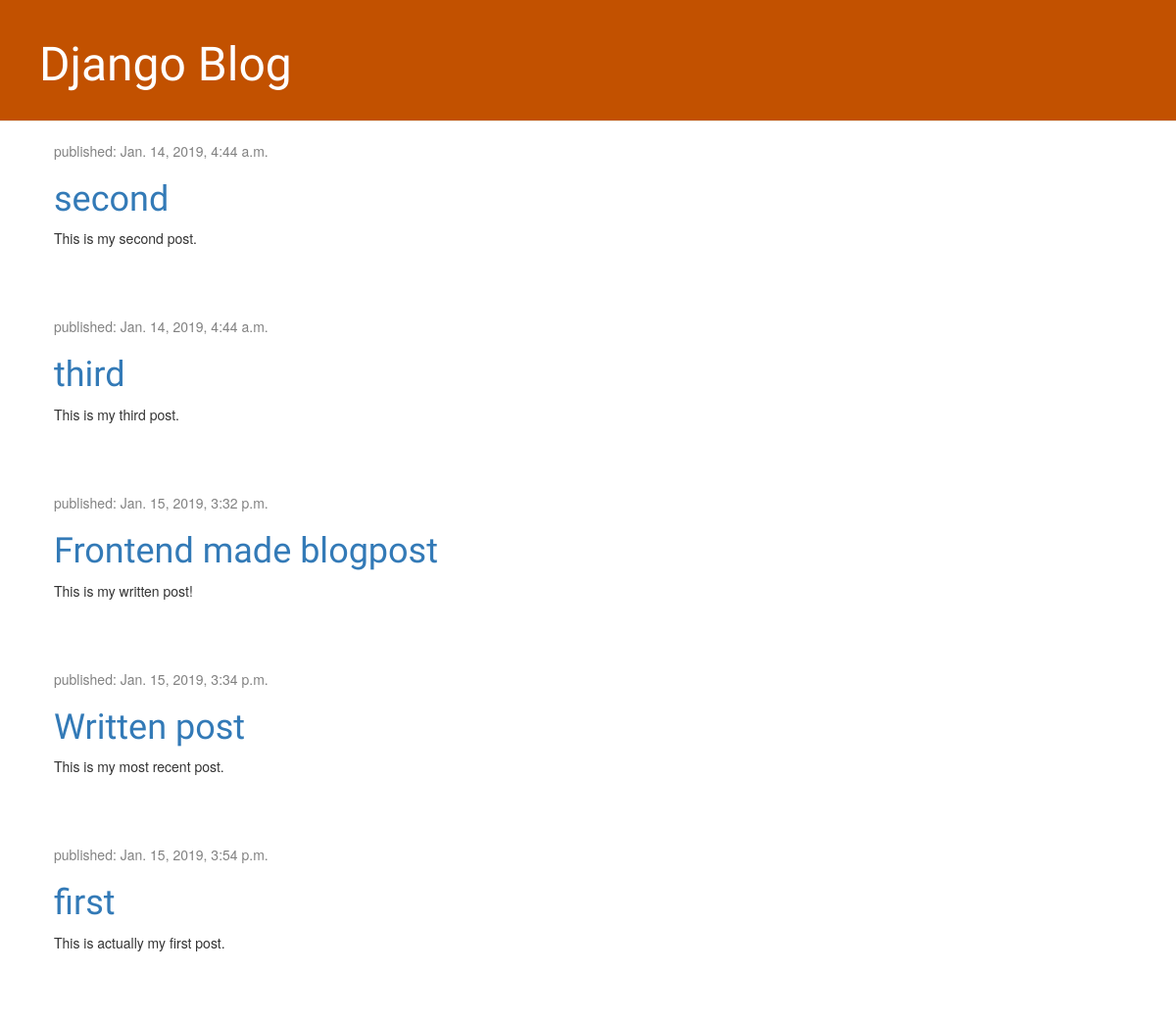
The page / on the database its author committed.
### blog/models.py (models this page shows, shortened)
class Post(models.Model):
    author = models.ForeignKey(settings.AUTH_USER_MODEL,on_delete=models.CASCADE)
    title = models.CharField(max_length=200)
    text = models.TextField()
    created_date = models.DateTimeField(default=timezone.now)
    published_date = models.DateTimeField(blank=True,null=True)

### blog/views.py (the view)
# urls.py: path('',views.post_list,name='post_list'),
def post_list(request):
    posts = Post.objects.filter(published_date__lte=timezone.now()).order_by('published_date')
    return render(request,'blog/post_list.html',{'posts': posts})

### blog/templates/blog/post_list.html
{% extends 'blog/base.html' %}
{% block content %}
  {% for post in posts %}
      <div class="post">
          <div class="date">
              <p>published: {{ post.published_date }}</p>
          </div>
          <h1><a href="{% url 'post_detail' pk=post.pk %}">{{ post.title }}</a></h1>
          <p>{{ post.text|linebreaksbr }}</p>
      </div>
  {% endfor %}
{% endblock %}

### blog/templates/blog/base.html (shortened to what this page needs)
{% load static %}
<html>
    <head>
        <link rel="stylesheet" href="//maxcdn.bootstrapcdn.com/bootstrap/3.2.0/css/bootstrap.min.css">
        <link rel="stylesheet" href="//maxcdn.bootstrapcdn.com/bootstrap/3.2.0/css/bootstrap-theme.min.css">
        <link rel="stylesheet" href="{% static 'css/blog.css' %}">
    </head>
    <body>
        <div class="page-header">
            <h1><a href="/">Django Blog</a></h1>
        </div>
        <div class="content container">
            <div class="row">
                <div class="col-md-8">
                {% block content %}
                {% endblock %}
                </div>
            </div>
        </div>
    </body>
</html>

### blog/static/css/blog.css (style rules this page uses)
.page-header { background-color: #C25100; margin-top: 0; padding: 20px 20px 20px 40px; }
.page-header h1, .page-header h1 a, .page-header h1 a:visited, .page-header h1 a:active { color: #ffffff; font-size: 36pt; text-decoration: none; }
.content { margin-left: 40px; }
h1, h2, h3, h4 { font-family: 'Lobster', cursive; }
.date { color: #828282; }
.post { margin-bottom: 70px; }

### rows shown on the page
Post: published_date "Jan. 14, 2019, 4:44 a.m.", title "second", text "This is my second post."
Post: published_date "Jan. 14, 2019, 4:44 a.m.", title "third", text "This is my third post."
Post: published_date "Jan. 15, 2019, 3:32 p.m.", title "Frontend made blogpost", text "This is my written post!"
Post: published_date "Jan. 15, 2019, 3:34 p.m.", title "Written post", text "This is my most recent post."
Post: published_date "Jan. 15, 2019, 3:54 p.m.", title "first", text "This is actually my first post."
